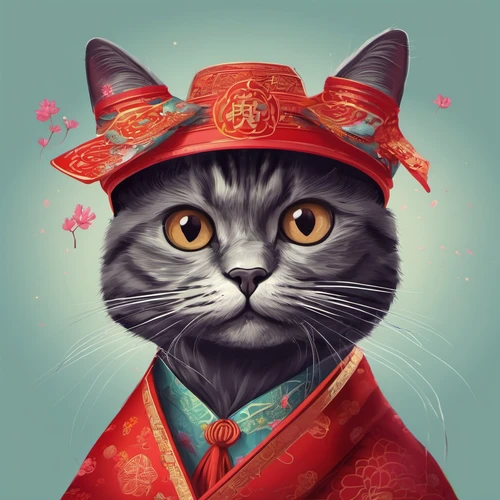
#> input picture q3/img1.webp, 500 x 500 px, found by its file name
$ python q3_custom_filter.py   (older library calls are emulated)
#> lines starting #> are read from the running program, lines starting #| are printed output that depends on the picture; after the words box and inside, x2 and y2 are one past the last pixel; in counts of white or black regions, pixels touching at a corner belong together; long printed decimals are rounded
#> further down, img is the input picture: shape (500, 500, 3); mean B, G, R 114.1, 118.8, 133.2
import cv2
import numpy as np


def create_feature_based_filter(image, kernel_size=3):
    """
    This function analyzes the input image to detect important features like edges, corners, and intensity patterns,
    and creates a custom filter based on these features.

    :param image: Input image (color or grayscale)
    :param kernel_size: Size of the custom kernel (must be an odd number, default: 3)
    :return: Custom feature-based filter
    """
#> called with kernel_size = 5
    # If the image is in color, convert it to grayscale
    if len(image.shape) == 3:
        gray_image = cv2.cvtColor(image, cv2.COLOR_BGR2GRAY)
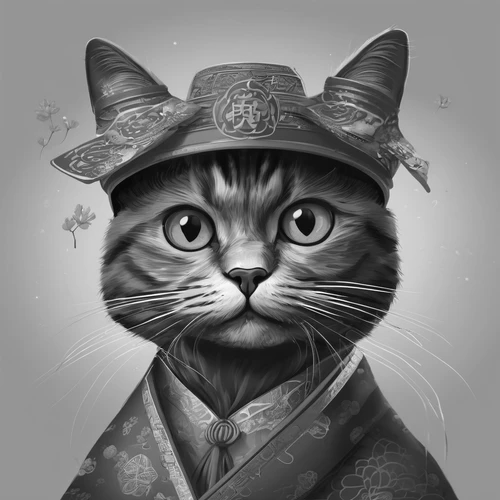
#> gray_image: shape (500, 500); min 4, max 255, mean 122.6
    else:
        gray_image = image

    # 1. Detect edges using the Canny edge detector
    edges = cv2.Canny(gray_image, threshold1=50, threshold2=150)
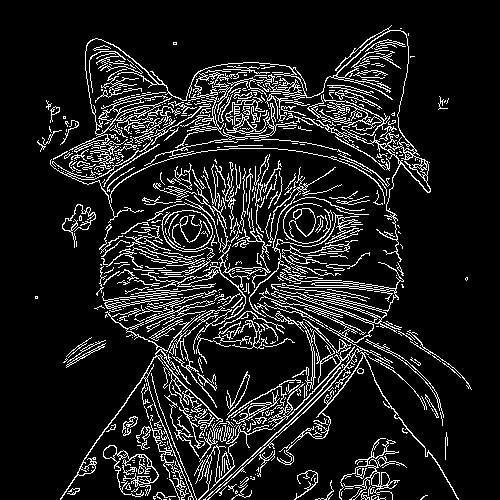
#> edges: shape (500, 500); 12% white in thin lines or dots, all inside (x1, y1, x2, y2) = (35, 25, 472, 500)

    # 2. Detect corners using the Harris corner detector
    corners = cv2.cornerHarris(gray_image.astype(np.float32), blockSize=2, ksize=3, k=0.04)

    # Normalize corner response for better scaling
    corners = cv2.normalize(corners, None, 0, 255, norm_type=cv2.NORM_MINMAX, dtype=cv2.CV_32F)

    # 3. Use the intensity gradient (Sobel filters) to capture texture information
    grad_x = cv2.Sobel(gray_image, cv2.CV_32F, 1, 0, ksize=3)
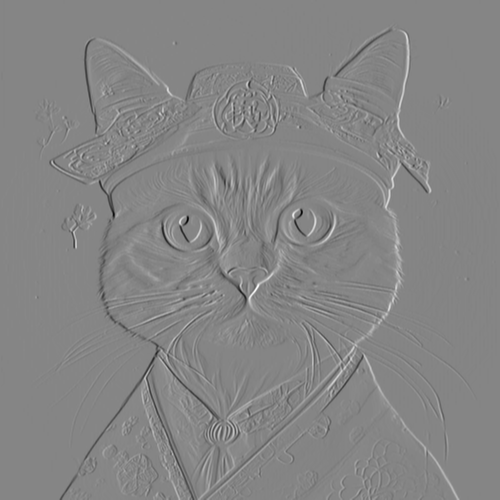
#> grad_x: shape (500, 500) float32; min -857, max 784, mean 0; drawn with min black and max white
    grad_y = cv2.Sobel(gray_image, cv2.CV_32F, 0, 1, ksize=3)
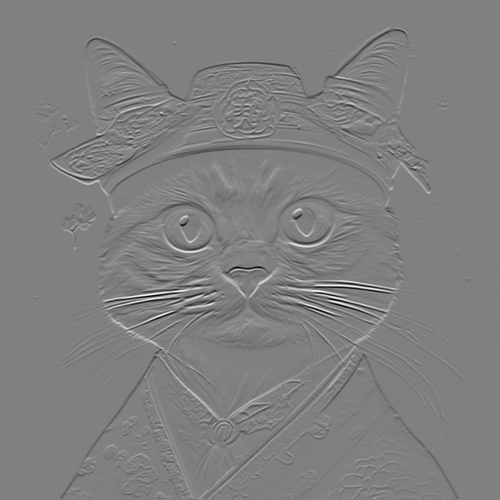
#> grad_y: shape (500, 500) float32; min -928, max 919, mean -1; drawn with min black and max white
    gradient_magnitude = np.sqrt(grad_x**2 + grad_y**2)
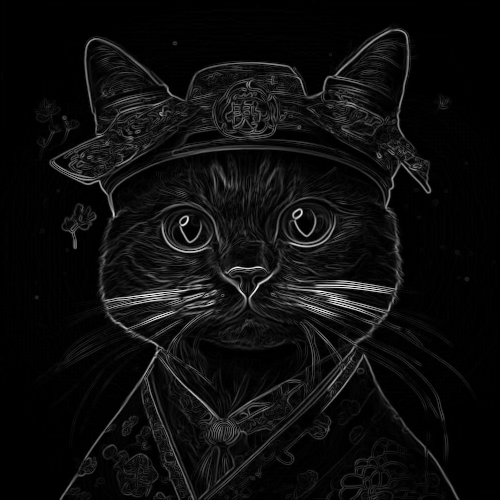
#> gradient_magnitude: shape (500, 500) float32; min 0, max 941.6, mean 51.3; drawn with min black and max white

    # Combine edges, corners, and gradient magnitude into one feature map
    combined_features = edges.astype(np.float32) + corners + gradient_magnitude
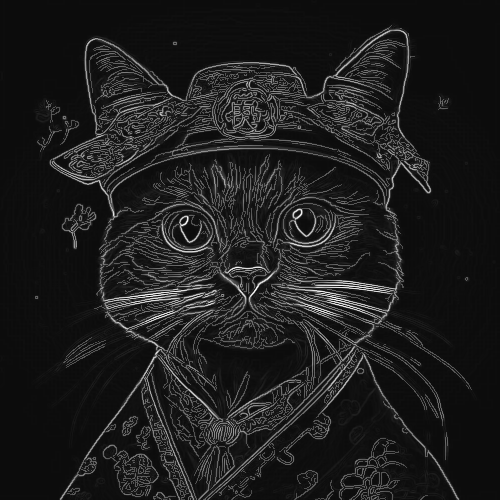
#> combined_features: shape (500, 500) float32; min 69.44, max 1254.1, mean 210.4; drawn with min black and max white

    # 4. Create an empty kernel and fill it based on the feature map
    custom_filter = np.zeros((kernel_size, kernel_size), dtype=np.float32)

    # Resize the combined feature map to match the kernel size
    resized_features_x = cv2.resize(np.sum(combined_features, axis=0).reshape(1, -1), (kernel_size, 1))
#> resized_features_x = [[73875.4, 130282.6, 129879.8, 124914.5, 69569.3]]
    resized_features_y = cv2.resize(np.sum(combined_features, axis=1).reshape(-1, 1), (1, kernel_size))
#> resized_features_y = [81665.2, 123851.4, 114914.5, 95745.2, 87191.3]

    # Fill the kernel's central row and column with the resized features
    center = kernel_size // 2
    custom_filter[center, :] = resized_features_x.flatten()
    custom_filter[:, center] = resized_features_y.flatten()

    # Normalize the kernel to have values in the range [-1, 1]
    custom_filter -= np.mean(custom_filter)
    custom_filter /= np.max(np.abs(custom_filter))

    return custom_filter


# Test the function
if __name__ == "__main__":
    # Load the input image
    img = cv2.imread("./q3/img1.webp", cv2.IMREAD_COLOR)

    # Generate a custom edge-based filter
    custom_filter = create_feature_based_filter(img, kernel_size=5)
#> custom_filter = [[-0.383, -0.383, 0.484, -0.383, -0.383], [-0.383, -0.383, 0.932, -0.383, -0.383], [0.401, 1, 0.837, 0.943, 0.356], [-0.383, -0.383, 0.633, -0.383, -0.383], [-0.383, -0.383, 0.543, -0.383, -0.383]]
    print("Custom Edge-Based Filter:\n", custom_filter)
#| Custom Edge-Based Filter:
#|  [[-0.383 -0.383  0.4839 -0.383 -0.383]
#|  [-0.383 -0.383  0.9317  -0.383 -0.383]
#|  [ 0.4012  1.          0.8369   0.943   0.3555]
#|  [-0.383 -0.383  0.6334 -0.383 -0.383]
#|  [-0.383 -0.383  0.5426 -0.383 -0.383]]

    # Apply the custom filter to the input image using convolution
    filtered_image = cv2.filter2D(img, -1, custom_filter)
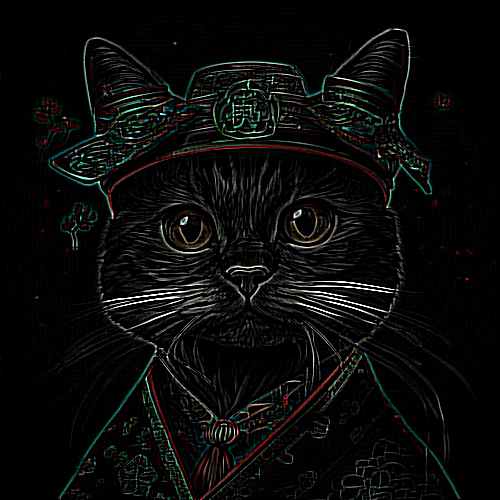
#> filtered_image: shape (500, 500, 3); mean B, G, R 10.4, 11.2, 10.7

    # Display the original and filtered images
    cv2.imshow("Original Image", img)
    cv2.imshow("Filtered Image (Custom Filter)", filtered_image)
    cv2.waitKey(0)
    cv2.destroyAllWindows()

$ run again, with q3/img2.webp copied over q3/img1.webp
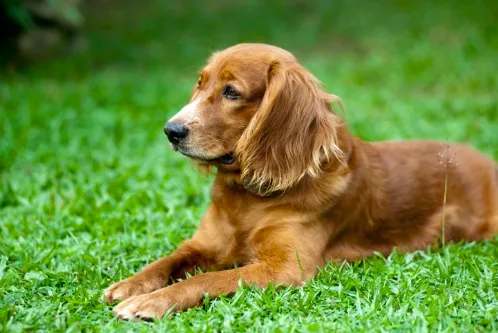
#> input picture q3/img2.webp, 498 x 333 px, found by its file name
#> img is the input picture: shape (333, 498, 3); mean B, G, R 56.6, 136.9, 107.7
#> in create_feature_based_filter, `edges = cv2.Canny(gray_image, threshold1=50, threshold2=150)`:
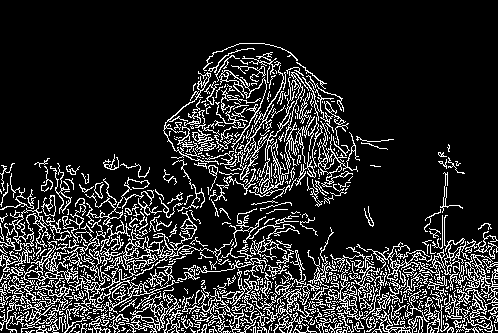
#> edges: shape (333, 498); 15.7% white in thin lines or dots, all inside (x1, y1, x2, y2) = (0, 43, 498, 333)
#> resized_features_x = [[60129.4, 53139.2, 70742.7, 51620.7, 55192.2]]
#> resized_features_y = [41465.8, 69629.4, 89605.5, 91848.9, 166715.3]
#> custom_filter = [[-0.195, -0.195, 0.102, -0.195, -0.195], [-0.195, -0.195, 0.304, -0.195, -0.195], [0.236, 0.186, 0.447, 0.175, 0.201], [-0.195, -0.195, 0.463, -0.195, -0.195], [-0.195, -0.195, 1, -0.195, -0.195]]
#| Custom Edge-Based Filter:
#|  [[-0.1947 -0.1947  0.1024 -0.1947 -0.1947]
#|  [-0.1947 -0.1947  0.3043 -0.1947 -0.1947]
#|  [ 0.2362  0.1861  0.4474  0.1752   0.2008]
#|  [-0.1947 -0.1947  0.4635 -0.1947 -0.1947]
#|  [-0.1947 -0.1947  1.         -0.1947 -0.1947]]
#> `filtered_image = cv2.filter2D(img, -1, custom_filter)`:
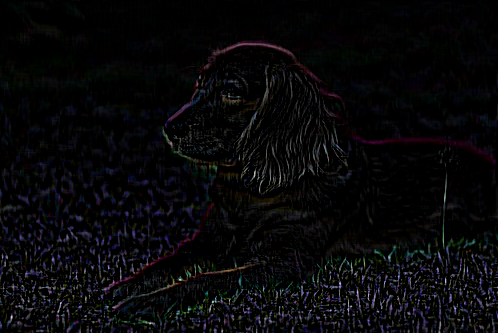
#> filtered_image: shape (333, 498, 3); mean B, G, R 8.9, 7.5, 7.6

$ run again, with q3/img3.jpg saved as q3/img1.webp
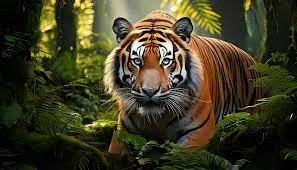
#> input picture q3/img3.jpg, 297 x 170 px, found by its file name
#> img is the input picture: shape (170, 297, 3); mean B, G, R 36.2, 60.4, 63.9
#> in create_feature_based_filter, `edges = cv2.Canny(gray_image, threshold1=50, threshold2=150)`:
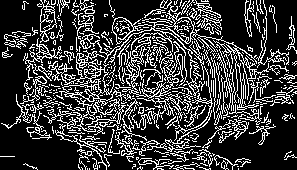
#> edges: shape (170, 297); 23.5% white in thin lines or dots
#> resized_features_x = [[24802.7, 49276.2, 45040.4, 41594.2, 31191.5]]
#> resized_features_y = [62562.7, 94028.3, 73982, 68895.3, 46899.7]
#> custom_filter = [[-0.266, -0.266, 0.577, -0.266, -0.266], [-0.266, -0.266, 1, -0.266, -0.266], [0.0683, 0.398, 0.73, 0.294, 0.154], [-0.266, -0.266, 0.662, -0.266, -0.266], [-0.266, -0.266, 0.366, -0.266, -0.266]]
#| Custom Edge-Based Filter:
#|  [[-0.2655  -0.2655   0.5765  -0.2655  -0.2655 ]
#|  [-0.2655  -0.2655   1.         -0.2655  -0.2655 ]
#|  [ 0.06828  0.3977  0.7302  0.2943  0.1543]
#|  [-0.2655  -0.2655   0.6617  -0.2655  -0.2655 ]
#|  [-0.2655  -0.2655   0.3657 -0.2655  -0.2655 ]]
#> `filtered_image = cv2.filter2D(img, -1, custom_filter)`:
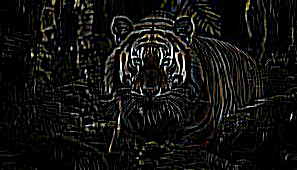
#> filtered_image: shape (170, 297, 3); mean B, G, R 16.7, 18.1, 18.4
